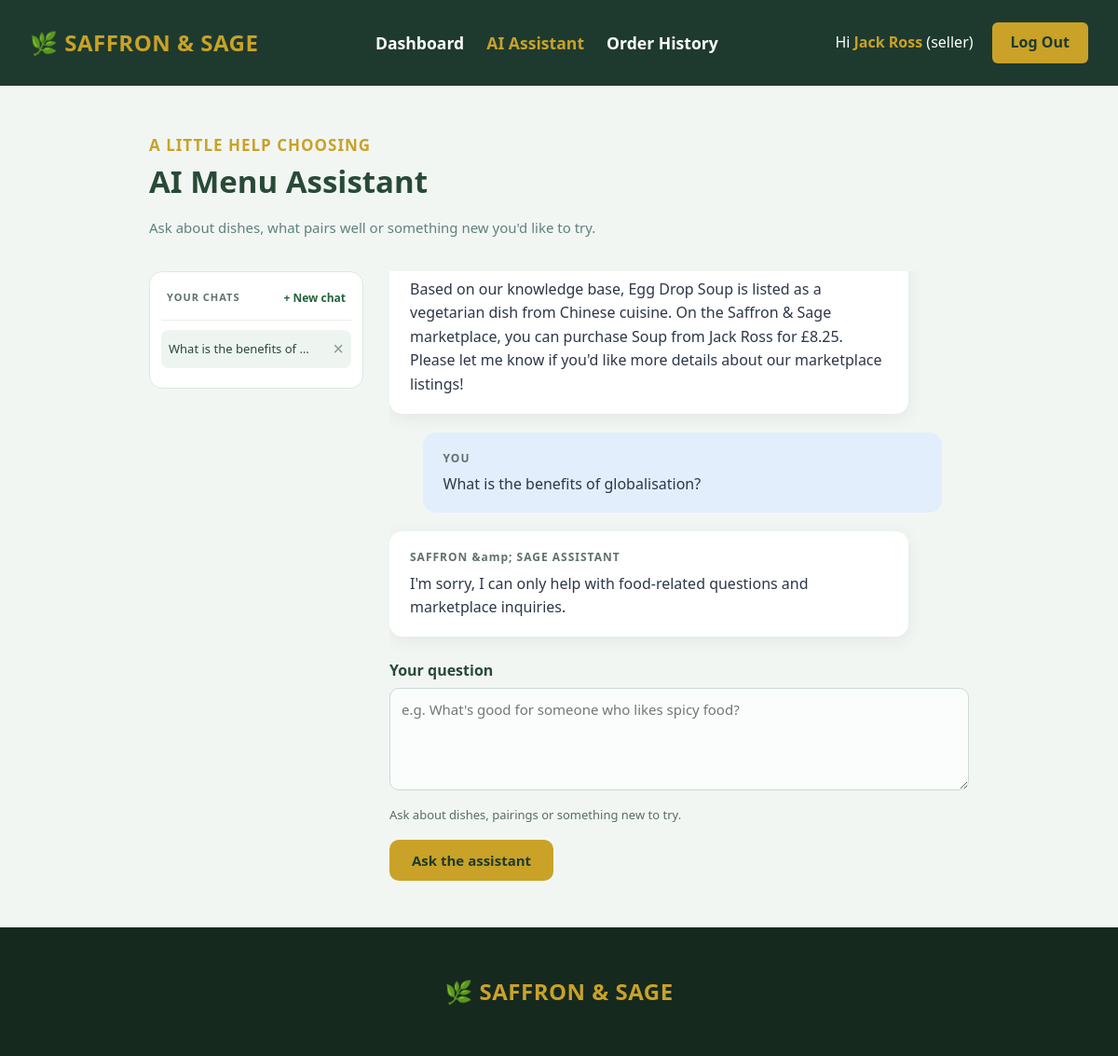
/ai-assistant (signed in), run on the app's committed database.
### tables this page shows
CREATE TABLE ai_chats (
            id INTEGER PRIMARY KEY AUTOINCREMENT,
            user_id INTEGER NOT NULL,
            title TEXT NOT NULL DEFAULT 'New chat',
            created_at TEXT NOT NULL DEFAULT CURRENT_TIMESTAMP,
            updated_at TEXT NOT NULL DEFAULT CURRENT_TIMESTAMP
        );

CREATE TABLE ai_messages (
            id INTEGER PRIMARY KEY AUTOINCREMENT,
            chat_id INTEGER NOT NULL,
            role TEXT NOT NULL CHECK (role IN ('user', 'assistant')),
            content TEXT NOT NULL,
            created_at TEXT NOT NULL DEFAULT CURRENT_TIMESTAMP,
            FOREIGN KEY (chat_id) REFERENCES ai_chats(id) ON DELETE CASCADE
        );

### routes/main.py (the view)
@main.route("/ai-assistant", methods=["GET", "POST"])
@login_required
def ai_assistant():
    from controllers.assistant_controller import assistant
    return assistant()

### app.py (called while the page is built, shortened)
@app.before_request
def initialize_vector_store():
    if app.config.get("VECTOR_STORE_INITIALIZED"):
        return

@app.before_request
def check_session():
    protected_routes = ["dashboard", "logout"]
    if request.endpoint in protected_routes and "id" not in session:
        return redirect(url_for("auth.login"))

@app.after_request
def add_response_headers(response):
    response.headers["Cache-Control"] = "no-store, no-cache, must-revalidate, max-age=0"
    response.headers["Pragma"] = "no-cache"
    response.headers["Expires"] = "0"
    return response

### controllers/assistant_controller.py (called while the page is built, shortened)
def _page_context(conn, user_id, chat, error=None, question=""):
    chats = conn.execute(
        "SELECT * FROM ai_chats WHERE user_id = ? ORDER BY updated_at DESC, id DESC",
        (user_id,),
    ).fetchall()
    messages = (
        conn.execute(
            "SELECT role, content FROM ai_messages WHERE chat_id = ? ORDER BY id",
            (chat["id"],),
        ).fetchall()
        if chat else []
    )
    return render_template(
        "ai_assistant.html",
        chats=chats,
        active_chat=chat,
        messages=messages,
        error=error,
        question=question,
    )

def assistant():
    conn = get_db()
    try:
        ensure_chat_tables(conn)
        user_id = session["id"]
        chat_id = (
            request.args.get("chat_id", type=int)
            if request.method == "GET"
            else request.form.get("chat_id", type=int)
        )
        if chat_id:
            chat = conn.execute(
                "SELECT * FROM ai_chats WHERE id = ? AND user_id = ?",
                (chat_id, user_id),
            ).fetchone()
        else:
            chat = conn.execute(
                "SELECT * FROM ai_chats WHERE user_id = ? ORDER BY updated_at DESC, id DESC LIMIT 1",
                (user_id,),
            ).fetchone()
        return _page_context(conn, user_id, chat)
    finally:
        conn.close()

### db.py (called while the page is built)
def db():
    conn = sqlite3.connect(Path(__file__).with_name("saffron.db"))
    conn.row_factory = sqlite3.Row
    ensure_order_timestamps(conn)
    ensure_chat_tables(conn)
    return conn

### templates/ai_assistant.html (shortened to what this page needs)
{% extends "base.html" %}
{% block content %}
<div class="ai-assistant-page">
    <div class="ai-assistant">
        <section class="ai-assistant-top">
            <h2>A LITTLE HELP CHOOSING</h2>
            <h1>AI Menu Assistant</h1>
            <p>Ask about dishes, what pairs well or something new you'd like to try.</p>
        </section>
        <div class="ai-assistant-content">
            <aside class="ai-chat-sidebar" aria-label="Chat history">
                <div class="ai-chat-sidebar-heading">
                    <h2>YOUR CHATS</h2>
                    <a class="ai-new-chat" href="{{ url_for('main.new_ai_chat') }}">+ New chat</a>
                </div>
                <nav>
                    <ul class="ai-chat-list">
                        {% for chat in chats %}
                        <li class="ai-chat-list-item {{ 'is-active' if active_chat and chat.id == active_chat.id else '' }}">
                            <a href="{{ url_for('main.ai_assistant', chat_id=chat.id) }}" class="ai-chat-link">
                                <span>{{ chat.title }}</span>
                            </a>
                            <form method="POST" action="{{ url_for('main.delete_ai_chat', chat_id=chat.id) }}">
                                <button class="ai-delete-chat" type="submit" aria-label="Delete {{ chat.title }}" title="Delete chat">&times;</button>
                            </form>
                        </li>
                        {% endfor %}
                    </ul>
                </nav>
            </aside>
            <main class="ai-conversation">
                {% if active_chat %}
                    <div class="ai-messages" id="ai-messages" role="log" aria-live="polite" aria-label="Assistant conversation">
                        {% if messages %}
                        {% for message in messages %}
                        <section class="{{ 'ai-user-message' if message.role == 'user' else 'ai-assistant-message' }}">
                            <h2>{{ 'YOU' if message.role == 'user' else 'SAFFRON &amp; SAGE ASSISTANT' }}</h2>
                            <p>{{ message.content }}</p>
                        </section>
                        {% endfor %}
                        {% else %}
                        <section class="ai-welcome">
                            <span aria-hidden="true">&#127807;</span>
                            <h2>What are you in the mood for?</h2>
                            <p>Start with a favourite flavour, a dish you love or a question about the menu.</p>
                        </section>
                        {% endif %}
                    </div>
                    <form class="ai-assistant-form" id="ai-assistant-form" method="POST" action="{{ url_for('main.ai_assistant', chat_id=active_chat.id) }}">
                        <label for="question">Your question</label>
                        <textarea id="question" name="question" rows="4" maxlength="2000" required
                            aria-describedby="ai-status"
                            placeholder="e.g. What's good for someone who likes spicy food?">{{ question if error else '' }}</textarea>
                        <p id="ai-status" class="ai-status" role="status">Ask about dishes, pairings or something new to try.</p>
                        <button type="submit">Ask the assistant</button>
                    </form>
                {% endif %}
            </main>
        </div>
    </div>
</div>
{% endblock %}

### static/style.css (style rules this page uses)
* { margin: 0; padding: 0; box-sizing: border-box; }
body { font-family: 'Segoe UI'; color: #2d3748; line-height: 1.6; margin: 0; background-color: #fafafa; }
.ai-assistant-page { min-height: calc(100vh - 220px); padding: 50px; background: #f2f6f3; }
.ai-assistant { width: 80%; max-width: 1100px; margin: 0 auto; }
.ai-assistant-top h2 { color: #c9a227; font-size: 17px; font-weight: 700; letter-spacing: 1px; }
.ai-assistant-top h1 { color: #284a38; font-size: 33px; font-weight: 800; margin-bottom: 10px; }
.ai-assistant-top p { color: #5f817e; font-size: 15px; margin-bottom: 35px; }
.ai-assistant-content { display: grid; grid-template-columns: 230px minmax(0, 760px); gap: 28px; align-items: start; max-width: 1030px; margin: 0 auto; }
.ai-chat-sidebar { background: #fff; border: 1px solid #dce8df; border-radius: 14px; padding: 18px 12px; position: sticky; top: 20px; }
.ai-chat-sidebar-heading { display: flex; align-items: center; justify-content: space-between; gap: 8px; padding: 0 6px 14px; border-bottom: 1px solid #e7eee9; }
.ai-chat-sidebar-heading h2 { color: #5f716c; font-size: 11px; letter-spacing: 1px; }
.ai-new-chat { color: #21633d; font-size: 12px; font-weight: 700; text-decoration: none; white-space: nowrap; }
.ai-chat-list { list-style: none; margin: 10px 0 0; max-height: 390px; overflow-y: auto; }
.ai-chat-list-item { display: flex; align-items: center; gap: 4px; border-radius: 8px; margin-bottom: 3px; }
.ai-chat-list-item.is-active { background: #eef5f0; }
.ai-chat-link { color: #284a38; flex: 1; min-width: 0; padding: 10px 6px 10px 8px; text-decoration: none; font-size: 13px; }
.ai-chat-link span { display: block; overflow: hidden; text-overflow: ellipsis; white-space: nowrap; }
.ai-delete-chat { background: transparent; border: 0; color: #8a9a91; cursor: pointer; font-size: 20px; line-height: 1; padding: 7px 8px; }
.ai-conversation { min-width: 0; }
.ai-messages { max-height: min(52vh, 540px); overflow-y: auto; overscroll-behavior: auto; padding: 4px 14px 4px 0; scrollbar-gutter: stable; scroll-behavior: smooth; }
.ai-user-message, .ai-assistant-message { width: 94%; padding: 18px 22px; border-radius: 14px; margin-bottom: 20px; overflow-wrap: anywhere; }
.ai-user-message:last-child, .ai-assistant-message:last-child { scroll-margin-bottom: 12px; }
.ai-user-message { background: #e2eefb; margin-left: auto; }
.ai-assistant-message { background: #fff; box-shadow: 0 4px 18px rgba(30, 58, 47, .08); }
.ai-user-message h2, .ai-assistant-message h2 { color: #5f716c; font-size: 12px; letter-spacing: 1px; margin-bottom: 6px; }
.ai-user-message p, .ai-assistant-message p { white-space: pre-wrap; }
.ai-assistant-form label { display: block; color: #284a38; font-weight: 700; margin-bottom: 6px; }
.ai-assistant-form textarea { width: 100%; min-height: 110px; border: 1.5px solid #cdd9d3; border-radius: 10px; padding: 12px; background: #fbfdfc; color: #2d3748; font-family: inherit; font-size: 15px; resize: vertical; }
.ai-status { color: #586d64; font-size: 13px; margin: 8px 0 16px; }
.ai-assistant-form button { background: #c9a227; color: #1e3a2f; padding: 12px 24px; border-radius: 10px; font-family: inherit; font-weight: 700; font-size: 15px; border: none; cursor: pointer; }

### data on the page
ai_chats: title "What is the benefits of…"
ai_messages: content "Based on our knowledge base, Egg Drop Soup is listed as a vegetarian dish from Chinese cuisine. On the Saffron & Sage marketplace, you can purchase Soup from Jack Ross for £8.25. Please let me know if you'd like more details about our marketplace listings!"
ai_messages: role "YOU", content "What is the benefits of globalisation?"
ai_messages: role "SAFFRON &amp; SAGE ASSISTANT", content "I'm sorry, I can only help with food-related questions and marketplace inquiries."

### other printed values
{{ session.fullname }} "Jack Ross"
{{ session.role }} "seller"
